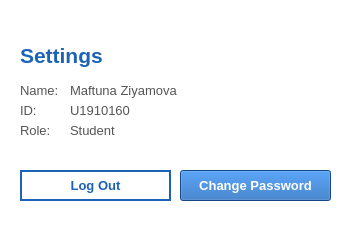
<?xml version="1.0" encoding="UTF-8"?>
<ui version="4.0">
    <class>Dialog</class>
    <widget class="QMainWindow" name="window">
        <property name="geometry">
            <rect>
                <x>0</x>
                <y>0</y>
                <width>350</width>
                <height>240</height>
            </rect>
        </property>
        <property name="windowTitle">
            <string>Settings</string>
        </property>
        <property name="styleSheet">
            <string notr="true">background-color: rgb(255, 255, 255);</string>
        </property>
        <widget class="QLabel" name="label">
            <property name="enabled">
                <bool>true</bool>
            </property>
            <property name="geometry">
                <rect>
                    <x>20</x>
                    <y>30</y>
                    <width>291</width>
                    <height>51</height>
                </rect>
            </property>
            <property name="font">
                <font>
                    <pointsize>16</pointsize>
                    <weight>75</weight>
                    <bold>true</bold>
                </font>
            </property>
            <property name="styleSheet">
                <string notr="true">color: rgb(28, 99, 183);
                </string>
            </property>
            <property name="text">
                <string>Settings</string>
            </property>
            <property name="wordWrap">
                <bool>true</bool>
            </property>
        </widget>
        <widget class="QLabel" name="label_2">
            <property name="geometry">
                <rect>
                    <x>20</x>
                    <y>80</y>
                    <width>41</width>
                    <height>21</height>
                </rect>
            </property>
            <property name="font">
                <font>
                    <pointsize>10</pointsize>
                </font>
            </property>
            <property name="styleSheet">
                <string notr="true">color:rgb(85, 85, 85)</string>
            </property>
            <property name="text">
                <string>Name:</string>
            </property>
            <property name="textFormat">
                <enum>Qt::AutoText</enum>
            </property>
        </widget>
        <widget class="QLabel" name="name">
            <property name="geometry">
                <rect>
                    <x>70</x>
                    <y>80</y>
                    <width>261</width>
                    <height>21</height>
                </rect>
            </property>
            <property name="font">
                <font>
                    <pointsize>10</pointsize>
                </font>
            </property>
            <property name="styleSheet">
                <string notr="true">color:rgb(85, 85, 85)</string>
            </property>
            <property name="text">
                <string>Maftuna Ziyamova</string>
            </property>
            <property name="textFormat">
                <enum>Qt::AutoText</enum>
            </property>
        </widget>
        <widget class="QLabel" name="label_4">
            <property name="geometry">
                <rect>
                    <x>20</x>
                    <y>100</y>
                    <width>41</width>
                    <height>21</height>
                </rect>
            </property>
            <property name="font">
                <font>
                    <pointsize>10</pointsize>
                </font>
            </property>
            <property name="styleSheet">
                <string notr="true">color:rgb(85, 85, 85)</string>
            </property>
            <property name="text">
                <string>ID:</string>
            </property>
            <property name="textFormat">
                <enum>Qt::AutoText</enum>
            </property>
        </widget>
        <widget class="QLabel" name="id">
            <property name="geometry">
                <rect>
                    <x>70</x>
                    <y>100</y>
                    <width>261</width>
                    <height>21</height>
                </rect>
            </property>
            <property name="font">
                <font>
                    <pointsize>10</pointsize>
                </font>
            </property>
            <property name="styleSheet">
                <string notr="true">color:rgb(85, 85, 85)</string>
            </property>
            <property name="text">
                <string>U1910160</string>
            </property>
            <property name="textFormat">
                <enum>Qt::AutoText</enum>
            </property>
        </widget>
        <widget class="QLabel" name="label_6">
            <property name="geometry">
                <rect>
                    <x>20</x>
                    <y>120</y>
                    <width>41</width>
                    <height>21</height>
                </rect>
            </property>
            <property name="font">
                <font>
                    <pointsize>10</pointsize>
                </font>
            </property>
            <property name="styleSheet">
                <string notr="true">color:rgb(85, 85, 85)</string>
            </property>
            <property name="text">
                <string>Role:</string>
            </property>
            <property name="textFormat">
                <enum>Qt::AutoText</enum>
            </property>
        </widget>
        <widget class="QLabel" name="role">
            <property name="geometry">
                <rect>
                    <x>70</x>
                    <y>120</y>
                    <width>261</width>
                    <height>21</height>
                </rect>
            </property>
            <property name="font">
                <font>
                    <pointsize>10</pointsize>
                </font>
            </property>
            <property name="styleSheet">
                <string notr="true">color:rgb(85, 85, 85)</string>
            </property>
            <property name="text">
                <string>Student</string>
            </property>
            <property name="textFormat">
                <enum>Qt::AutoText</enum>
            </property>
        </widget>
        <widget class="QPushButton" name="log_out">
            <property name="geometry">
                <rect>
                    <x>20</x>
                    <y>170</y>
                    <width>151</width>
                    <height>31</height>
                </rect>
            </property>
            <property name="font">
                <font>
                    <pointsize>10</pointsize>
                    <weight>75</weight>
                    <bold>true</bold>
                </font>
            </property>
            <property name="autoFillBackground">
                <bool>false</bool>
            </property>
            <property name="styleSheet">
                <string notr="true">background-color: rgb(255, 255, 255);
                    color: rgb(28, 99, 183);
                    border: 2px solid rgb(28, 99, 183);
                </string>
            </property>
            <property name="text">
                <string>Log Out</string>
            </property>
            <property name="checkable">
                <bool>false</bool>
            </property>
            <property name="autoDefault">
                <bool>true</bool>
            </property>
            <property name="default">
                <bool>false</bool>
            </property>
            <property name="flat">
                <bool>false</bool>
            </property>
        </widget>
        <widget class="QPushButton" name="change_password">
            <property name="geometry">
                <rect>
                    <x>180</x>
                    <y>170</y>
                    <width>151</width>
                    <height>31</height>
                </rect>
            </property>
            <property name="font">
                <font>
                    <pointsize>10</pointsize>
                    <weight>75</weight>
                    <bold>true</bold>
                </font>
            </property>
            <property name="autoFillBackground">
                <bool>false</bool>
            </property>
            <property name="styleSheet">
                <string notr="true">background-color: rgb(28, 99, 183);
                    color: rgb(255, 255, 255);
                </string>
            </property>
            <property name="text">
                <string>Change Password</string>
            </property>
            <property name="checkable">
                <bool>false</bool>
            </property>
        </widget>
    </widget>
    <resources/>
    <connections/>
</ui>
